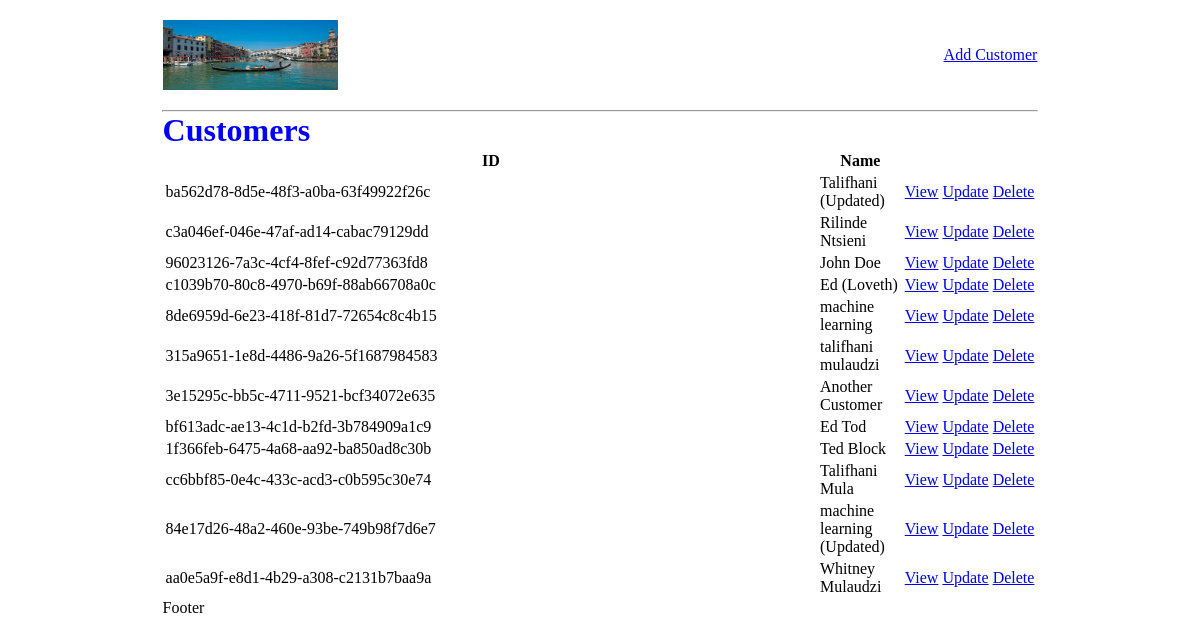
Before: /customers/ with the older database file.
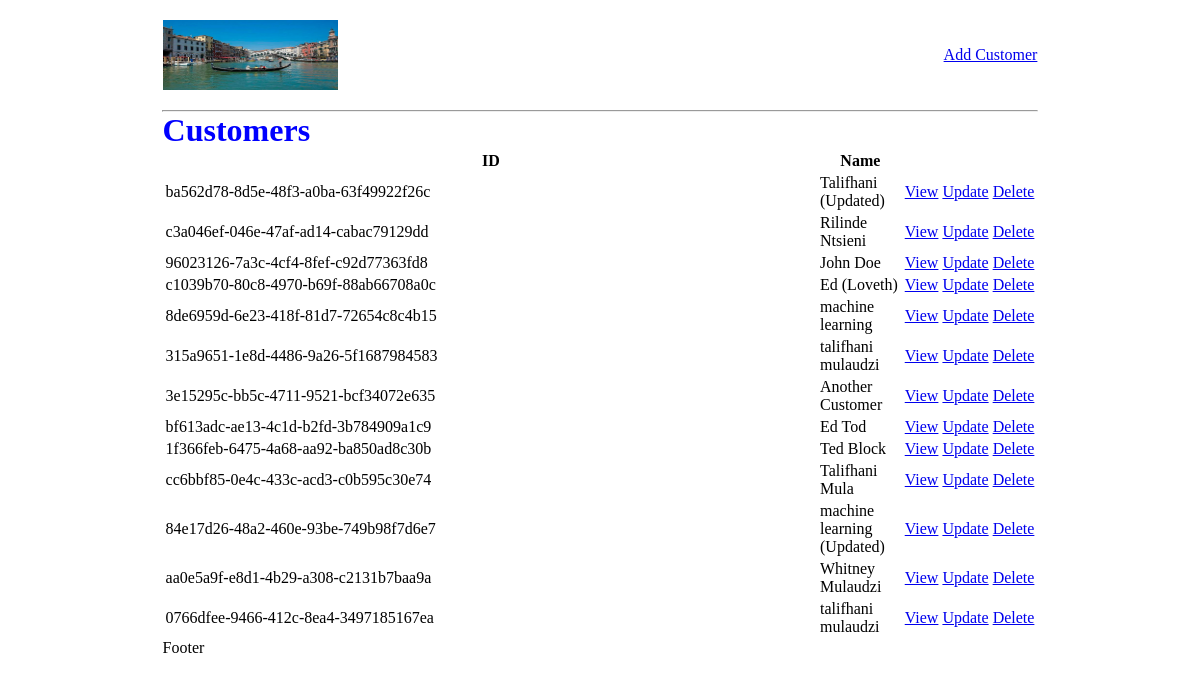
After: the same page with the newer database file.
### timetestapp/models.py (models this page shows, shortened)
class Customer(models.Model):
    id = models.UUIDField(primary_key=True, editable=False, unique=True, default=uuid.uuid4)
    name = models.CharField(max_length=200)
    image = models.ImageField(null=True, blank=True)
    role = models.TextField(blank=True, null=True)
    story = models.TextField(blank=True, null=True)

### timetestapp/views.py (the view)
# urls.py: path('customers/', views.users, name='all-customers'),
def users(request):
    customers = Customer.objects.all()
    context = {'customers':customers}
    return render(request, 'customers.html', context)

### timetestapp/templates/customers.html (shortened to what this page needs)
<!DOCTYPE html>
<html lang="en">
  <head>
  </head>
  <body>
    {% extends 'home.html' %} {% block cont %}
    <h1>Customers</h1>
    <table>
      <tr>
        <th>ID</th>
        <th>Name</th>
        <th></th>
        <th></th>
        <th></th>
      </tr>
      {% for customer in customers %}
      <tr>
        <td>{{customer.id}}</td>
        <td>{{customer.name}}</td>
        <td><a href="{% url 'customer' customer.id %}">View</a></td>
        <td><a href="{% url 'update-customer' customer.id %}">Update</a></td>
        <td><a href="{% url 'delete-customer' customer.id %}">Delete</a></td>
      </tr>
      {% endfor %}
    </table>
    {% endblock cont %}

Changed rows visible on the page:
added Customer: id "0766dfee-9466-412c-8ea4-3497185167ea", name "talifhani mulaudzi"
